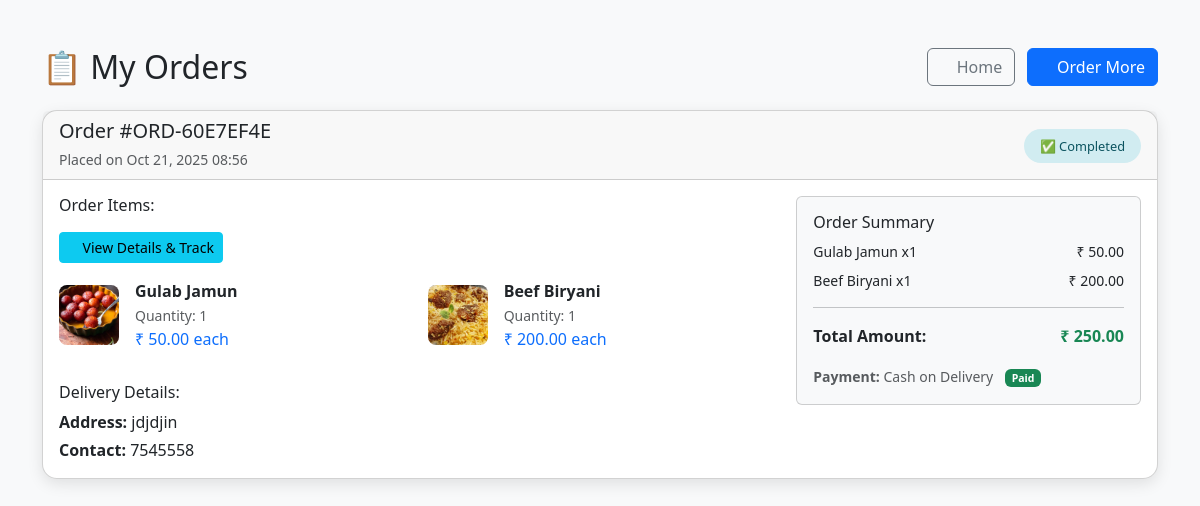
Page /orders/ (signed in) on the earlier database version.
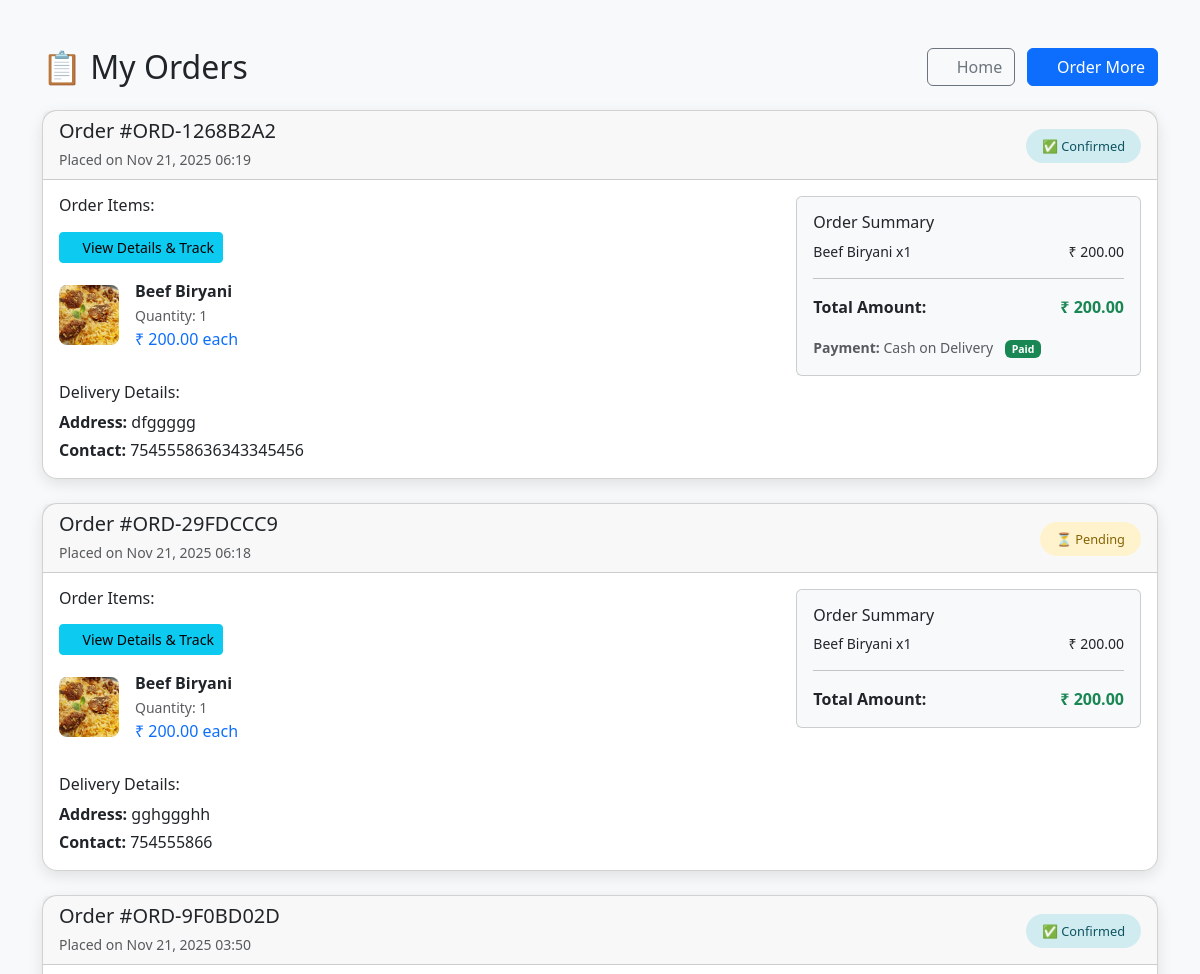
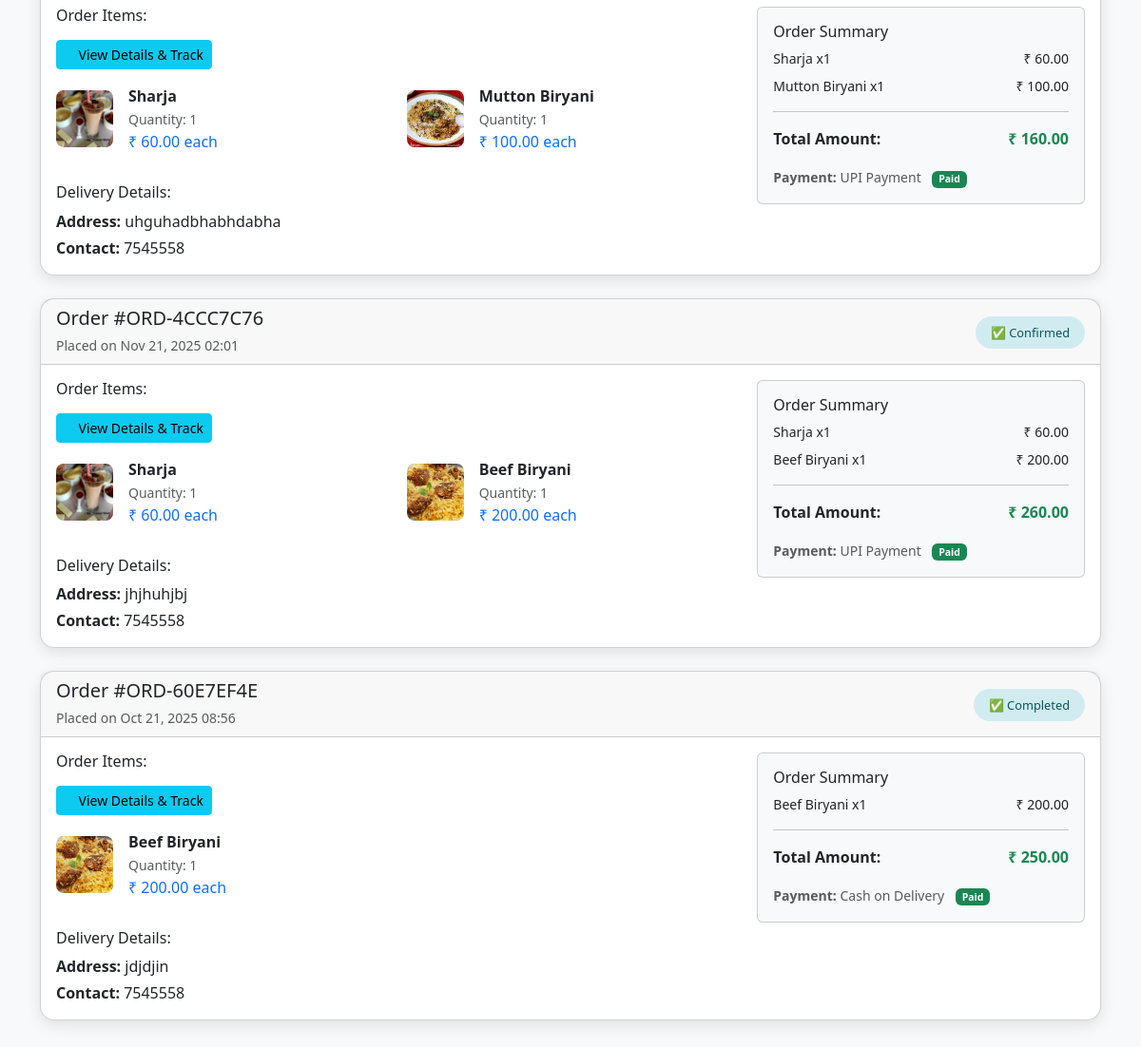
Same page on the later database version (2 pictures, top to bottom).
### customer_app/models.py (models this page shows, shortened)
class Order(models.Model):
    ORDER_STATUS_CHOICES = [
        ('pending', 'Pending'),
        ('confirmed', 'Confirmed'),
        ('preparing', 'Preparing'),
        ('ready', 'Ready'),
        ('completed', 'Completed'),
        ('cancelled', 'Cancelled'),
    ]
    customer = models.ForeignKey(regdb, on_delete=models.CASCADE, related_name='orders')
    order_id = models.CharField(max_length=50, unique=True)
    total_amount = models.DecimalField(max_digits=10, decimal_places=2)
    status = models.CharField(max_length=20, choices=ORDER_STATUS_CHOICES, default='pending')
    created_at = models.DateTimeField(default=timezone.now)
    delivery_address = models.TextField(blank=True, null=True)
    contact_number = models.CharField(max_length=20, blank=True, null=True)
    special_instructions = models.TextField(blank=True, null=True)
    class Meta:
        ordering = ['-created_at']

class OrderItem(models.Model):
    order = models.ForeignKey(Order, on_delete=models.CASCADE, related_name='items')
    food_item = models.ForeignKey('admin_app.fooditems', on_delete=models.CASCADE)
    quantity = models.PositiveIntegerField()
    price = models.DecimalField(max_digits=10, decimal_places=2)  # Price at time of order
    def line_total(self):
        return self.price * self.quantity

### admin_app/models.py (models this page shows)
class fooditems(models.Model):
    name = models.CharField(max_length=100)
    description = models.TextField()
    price = models.DecimalField(max_digits=10, decimal_places=2)
    category = models.ForeignKey(categorydb, on_delete=models.CASCADE)
    image = models.ImageField(upload_to='food_items/', blank=True, null=True)
    availability = models.BooleanField(default=True)

### customer_app/views.py (the view)
# urls.py: path('orders/', views.view_orders, name='view_orders'),
def view_orders(request):
    if 'Username' not in request.session:
        messages.warning(request, 'Please login to view your orders.')
        return redirect('customer_app:user_log')
    customer = get_object_or_404(regdb, Username=request.session['Username'])
    orders = Order.objects.filter(customer=customer).prefetch_related('items__food_item', 'payment', 'status_history')
    context = {
        'orders': orders,
        'cart_count': sum(_get_cart(request.session).values()) if 'cart' in request.session else 0,
        'fav_count': len(request.session.get('favorites', [])),
    }
    return render(request, 'orders.html', context)

### customer_app/templates/orders.html (shortened to what this page needs)
{% load static %}
<!DOCTYPE html>
<html lang="en">
<head>
  <link href="{% static 'customer_app/vendors/bootstrap/css/bootstrap.min.css' %}" rel="stylesheet">
  <link href="{% static 'customer_app/vendors/bootstrap-icons/bootstrap-icons.css' %}" rel="stylesheet">
</head>
<body class="bg-light">
  <div class="container py-5">
    <div class="d-flex justify-content-between align-items-center mb-4">
      <h2 class="mb-0">📋 My Orders</h2>
      <div>
        <a href="{% url 'customer_app:cust_home' %}" class="btn btn-outline-secondary me-2">
          <i class="bi bi-house"></i> Home
        </a>
        <a href="{% url 'customer_app:view_menu' %}" class="btn btn-primary">
          <i class="bi bi-shop"></i> Order More
        </a>
      </div>
    </div>
    {% if orders %}
      {% for order in orders %}
      <div class="card order-card mb-4">
        <div class="card-header d-flex justify-content-between align-items-center">
          <div>
            <h5 class="mb-1">Order #{{ order.order_id }}</h5>
            <small class="text-muted">Placed on {{ order.created_at|date:"M d, Y H:i" }}</small>
          </div>
          <div>
            <span class="status-badge status-{{ order.status }}">
              {% if order.status == 'pending' %}⏳ Pending
              {% elif order.status == 'confirmed' %}✅ Confirmed
              {% elif order.status == 'preparing' %}👨‍🍳 Preparing
              {% elif order.status == 'ready' %}🍽️ Ready
              {% elif order.status == 'completed' %}✅ Completed
              {% elif order.status == 'cancelled' %}❌ Cancelled
              {% endif %}
            </span>
          </div>
        </div>
        <div class="card-body">
          <div class="row">
            <div class="col-lg-8">
              <h6 class="mb-3">Order Items:</h6>
              <div class="mb-3">
                <a href="{% url 'customer_app:order_detail' order.order_id %}" class="btn btn-sm btn-info">
                  <i class="bi bi-info-circle"></i> View Details & Track
                </a>
              </div>
              <div class="row">
                {% for item in order.items.all %}
                <div class="col-md-6 mb-3">
                  <div class="d-flex align-items-center">
                    {% if item.food_item.image %}
                      <img src="{{ item.food_item.image.url }}" alt="{{ item.food_item.name }}"
                           style="width:60px;height:60px;object-fit:cover;border-radius:8px;" class="me-3">
                    {% endif %}
                    <div>
                      <div class="fw-bold">{{ item.food_item.name }}</div>
                      <small class="text-muted">Quantity: {{ item.quantity }}</small>
                      <div class="text-primary">₹ {{ item.price|floatformat:2 }} each</div>
                    </div>
                  </div>
                </div>
                {% endfor %}
              </div>
              <div class="mt-3">
                <h6>Delivery Details:</h6>
                <p class="mb-1"><strong>Address:</strong> {{ order.delivery_address }}</p>
                <p class="mb-0"><strong>Contact:</strong> {{ order.contact_number }}</p>
              </div>
            </div>
            <div class="col-lg-4">
              <div class="card bg-light">
                <div class="card-body">
                  <h6 class="card-title">Order Summary</h6>
                  {% for item in order.items.all %}
                  <div class="d-flex justify-content-between mb-2">
                    <small>{{ item.food_item.name }} x{{ item.quantity }}</small>
                    <small>₹ {{ item.line_total|floatformat:2 }}</small>
                  </div>
                  {% endfor %}
                  <hr>
                  <div class="d-flex justify-content-between">
                    <strong>Total Amount:</strong>
                    <strong class="text-success">₹ {{ order.total_amount|floatformat:2 }}</strong>
                  </div>
                  {% if order.payment %}
                  <div class="mt-3">
                    <small class="text-muted">
                      <strong>Payment:</strong>
                      {% if order.payment.payment_method == 'cash' %}Cash on Delivery
                      {% elif order.payment.payment_method == 'card' %}Credit/Debit Card
                      {% elif order.payment.payment_method == 'upi' %}UPI Payment
                      {% elif order.payment.payment_method == 'netbanking' %}Net Banking
                      {% endif %}
                      {% if order.payment.status == 'completed' %}
                        <span class="badge bg-success ms-2">Paid</span>
                      {% elif order.payment.status == 'pending' %}
                        <span class="badge bg-warning ms-2">Pending</span>
                      {% elif order.payment.status == 'failed' %}
                        <span class="badge bg-danger ms-2">Failed</span>
                      {% endif %}
                    </small>
                  </div>
                  {% endif %}
                </div>
              </div>
            </div>
          </div>
        </div>
      </div>
      {% endfor %}
    {% endif %}
  </div>
</body>
</html>

### customer_app/templates/orders.html (style rules this page uses)
.order-card { border-radius: 15px; box-shadow: 0 5px 15px rgba(0,0,0,0.1); transition: transform 0.3s ease; }
.status-badge { font-size: 0.8rem; padding: 0.5rem 1rem; border-radius: 20px; }
.status-pending { background-color: #fff3cd; color: #856404; }
.status-confirmed { background-color: #d1ecf1; color: #0c5460; }
.status-completed { background-color: #d1ecf1; color: #0c5460; }

Differences in the rows shown:
removed OrderItem: food_item.image (picture), food_item.name "Gulab Jamun", quantity "1", price "50.00", line_total "50.00", shown under Order "ORD-60E7EF4E"
added Order: order_id "ORD-1268B2A2", created_at "Nov 21, 2025 06:19", status "✅ Confirmed", delivery_address "dfggggg", contact_number "7545558636343345456", total_amount "200.00", shows "Payment:", shows "Cash on Delivery", shows "Paid"
added OrderItem: food_item.image (picture), food_item.name "Beef Biryani", quantity "1", price "200.00", line_total "200.00"
added Order: order_id "ORD-29FDCCC9", created_at "Nov 21, 2025 06:18", status "⏳ Pending", delivery_address "gghggghh", contact_number "754555866", total_amount "200.00"
added OrderItem: food_item.image (picture), food_item.name "Beef Biryani", quantity "1", price "200.00", line_total "200.00"
added Order: order_id "ORD-9F0BD02D", created_at "Nov 21, 2025 03:50", status "✅ Confirmed", delivery_address "uhguhadbhabhdabha", contact_number "7545558", total_amount "160.00", shows "Payment:", shows "UPI Payment", shows "Paid"
added OrderItem: food_item.image (picture), food_item.name "Sharja", quantity "1", price "60.00", line_total "60.00"
added OrderItem: food_item.image (picture), food_item.name "Mutton Biryani", quantity "1", price "100.00", line_total "100.00"
added Order: order_id "ORD-4CCC7C76", created_at "Nov 21, 2025 02:01", status "✅ Confirmed", delivery_address "jhjhuhjbj", contact_number "7545558", total_amount "260.00", shows "Payment:", shows "UPI Payment", shows "Paid"
added OrderItem: food_item.image (picture), food_item.name "Sharja", quantity "1", price "60.00", line_total "60.00"
added OrderItem: food_item.image (picture), food_item.name "Beef Biryani", quantity "1", price "200.00", line_total "200.00"
